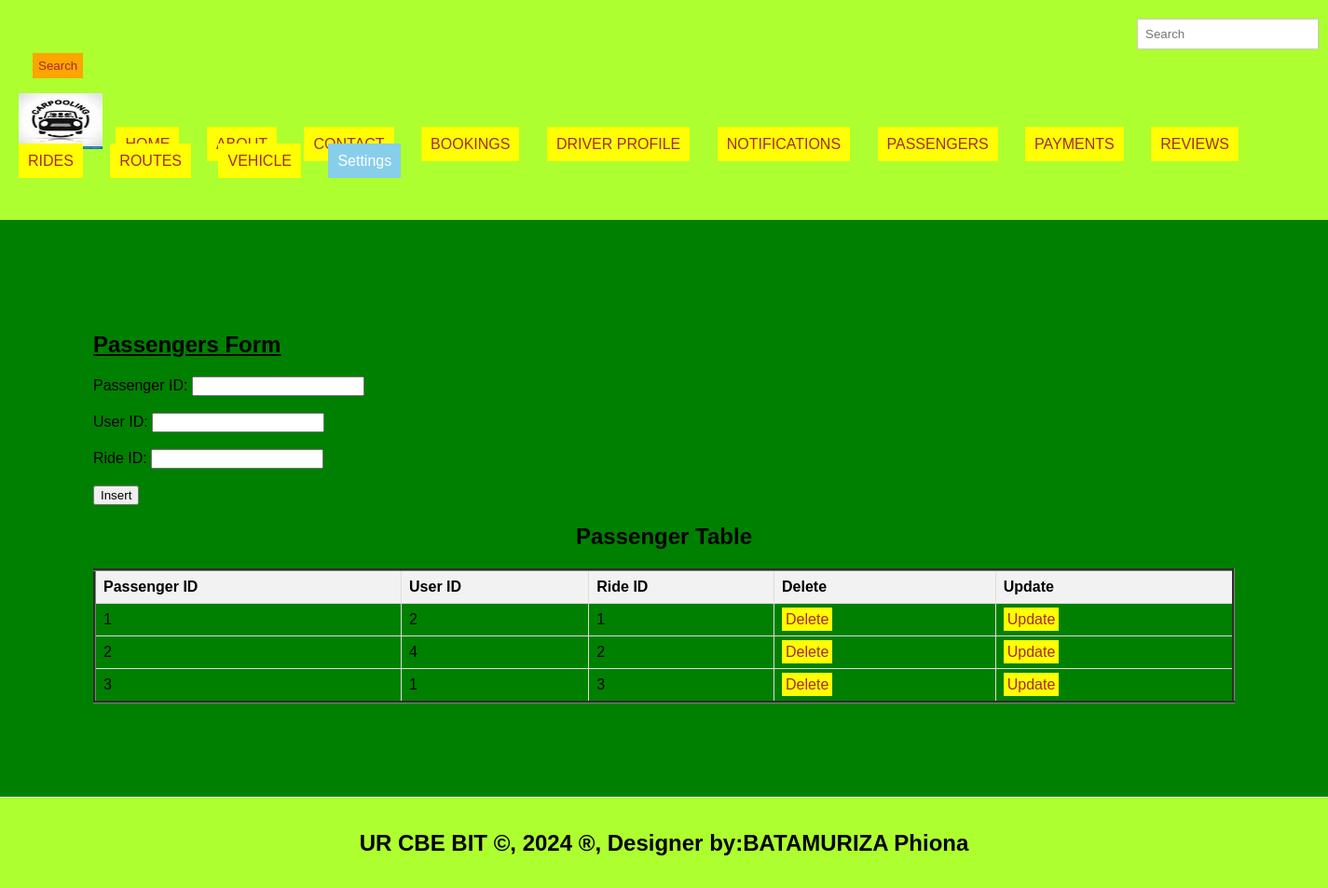
The app's page /passengers.php with its own data.
### tables this page shows
CREATE TABLE `passengers` (
  `PassengerID` int(11) NOT NULL,
  `UserID` int(11) DEFAULT NULL,
  `RideID` int(11) DEFAULT NULL
);

### passengers.php (the view, shortened to what this page needs)
<!DOCTYPE html>
<html lang="en">
<head>
  <link rel="stylesheet" type="text/css" href="mystyle.css" title="style 1" media="screen, tv, projection, handheld, print"/>
  </head>
  <header>
<body bgcolor="green">
  <form class="d-flex" role="search" action="search.php">
      <input class="form-control me-2" type="search" placeholder="Search" aria-label="Search" name="query">
      <button class="btn btn-outline-success" type="submit">Search</button>
    </form>
  <ul style="list-style-type: none; padding: 0;">
    <li style="display: inline; margin-right: 10px;">
    <img src="./image/logo.jpeg" width="90" height="60" alt="Logo">
  </li>
    <li style="display: inline; margin-right: 10px;"><a href="./home.html">HOME</a>
  </li>
    <li style="display: inline; margin-right: 10px;"><a href="./about.html">ABOUT</a>
  </li>
    <li style="display: inline; margin-right: 10px;"><a href="./contact.html">CONTACT</a>
  </li>
    <li style="display: inline; margin-right: 10px;"><a href="./bookings.php">BOOKINGS</a>
  </li>
    <li style="display: inline; margin-right: 10px;"><a href="./driverprofile.php">DRIVER PROFILE</a>
  </li>
    <li style="display: inline; margin-right: 10px;"><a href="./notifications.php">NOTIFICATIONS</a>
  </li>
    <li style="display: inline; margin-right: 10px;"><a href="./passengers.php">PASSENGERS</a>
  </li>
    <li style="display: inline; margin-right: 10px;"><a href="./payments.php">PAYMENTS</a>
  </li>  <li style="display: inline; margin-right: 10px;"><a href="./reviews.php">REVIEWS</a>
  </li>
    <li style="display: inline; margin-right: 10px;"><a href="./rides.php">RIDES</a>
  </li>
    <li style="display: inline; margin-right: 10px;"><a href="./routes.php">ROUTES</a>
  </li>
<li style="display: inline; margin-right: 10px;"><a href="./vehicle.php">VEHICLE</a>
  </li>
    <li class="dropdown" style="display: inline; margin-right: 10px;">
      <a href="#" style="padding: 10px; color: white; background-color: skyblue; text-decoration: none; margin-right: 15px;">Settings</a>
    </li><br><br>
  </ul>
</header>
<section>
    <h1><u>Passengers Form</u></h1>
    <form method="post" onsubmit="return confirmInsert();">
        <label for="passenger_id">Passenger ID:</label>
        <input type="number" id="passenger_id" name="passenger_id" required><br><br>
        <label for="user_id">User ID:</label>
        <input type="number" id="user_id" name="user_id" required><br><br>
        <label for="ride_id">Ride ID:</label>
        <input type="number" id="ride_id" name="ride_id" required><br><br>
        <input type="submit" name="add" value="Insert">
    </form>
<!DOCTYPE html>
<html>
<head>
</head>
<body>
    <center><h2>Passenger Table</h2></center>
    <table border="3">
        <tr>
            <th>Passenger ID</th>
            <th>User ID</th>
            <th>Ride ID</th>
            <th>Delete</th>
            <th>Update</th>
        </tr>
<?php
include('db_connection.php');
$sql = "SELECT * FROM passengers";
$result = $connection->query($sql);
if ($result->num_rows > 0) {
    while ($row = $result->fetch_assoc()) {
        $passenger_id = $row['PassengerID'];
        echo "<tr>
            <td>" . $row['PassengerID'] . "</td>
            <td>" . $row['UserID'] . "</td>
            <td>" . $row['RideID'] . "</td>
            <td><a style='padding:4px' href='delete_passengers.php?passenger_id=$passenger_id'>Delete</a></td>
            <td><a style='padding:4px' href='update_passengers.php?passenger_id=$passenger_id'>Update</a></td>
        </tr>";
    }
} else {
    echo "<tr><td colspan='5'>No data found</td></tr>";
}
?>
    </table>
</body>
</section>
<footer>
  <center>
   <b><h2>UR CBE BIT &copy, 2024 &reg, Designer by:BATAMURIZA Phiona</h2></b>
  </center>
</footer>
</body>
</html>

### mystyle.css (style rules this page uses)
body { font-family: Arial, sans-serif; margin: 0; padding: 0; }
.form-control { padding: 8px; margin-left: 4px; border: 1px solid #ccc; }
.btn { padding: 6px; background-color: orange; color: brown; border: none; }
.dropdown { position: relative; display: inline; margin-right: 10px; }
body { font-family: Arial,sans-serif; margin:0; padding:0; }
header { background-color:greenyellow; padding: 20px; }
.dropdown { position: right; display:right; direction:rtl; }
section { padding:100px; border-bottom: 1px solid #ddd; }
footer { text-align: center; padding: 15px; background-color:greenyellow; }

### passengers.php (style rules this page uses)
a { padding: 10px; color: white; background-color: yellow; text-decoration: none; margin-right: 15px; }
a:link { color: brown; }
button.btn { margin-left: 15px; margin-top: 4px; }
input.form-control { margin-left: 1200px; padding: 8px; }
table { width: 100%; border-collapse: collapse; }
th, td { border: 1px solid #ddd; padding: 8px; text-align: left; }
th { background-color: #f2f2f2; }

### records on screen
passengers: PassengerID "1", UserID "2", RideID "1"
passengers: PassengerID "2", UserID "4", RideID "2"
passengers: PassengerID "3", UserID "1", RideID "3"
